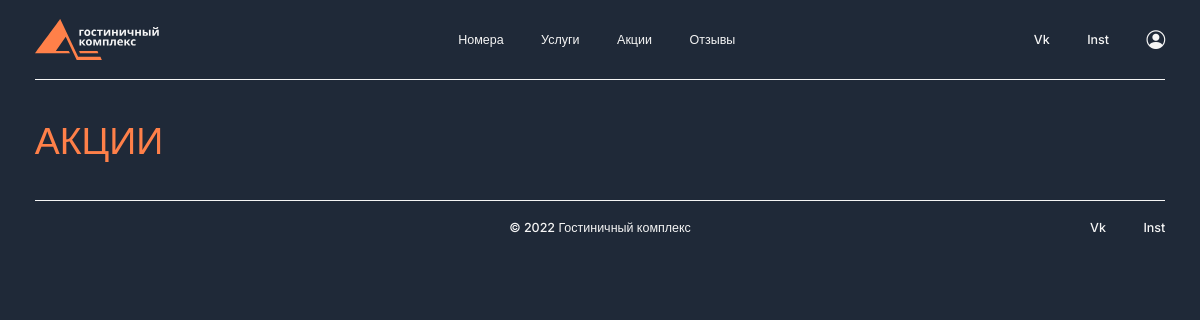
Page /stock/ on the earlier database version.
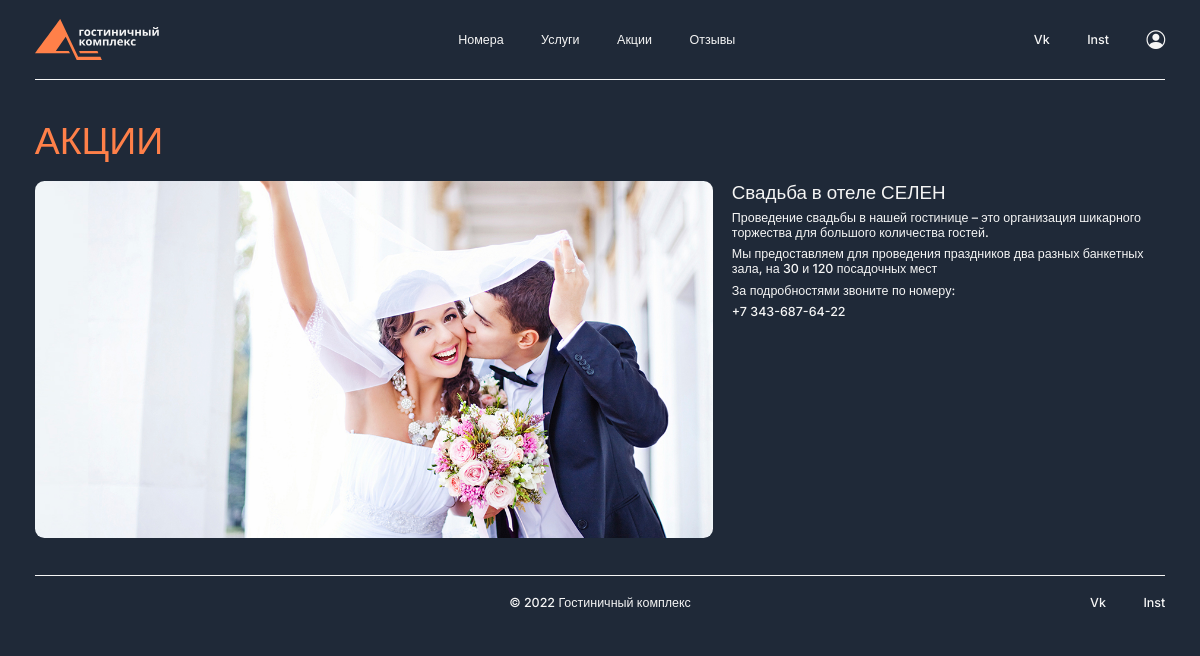
Same page on the later database version.
### hotels/models.py (models this page shows, shortened)
class Stock(models.Model):
    title = models.CharField(max_length=255, verbose_name='заголовок')
    slug = models.SlugField(max_length=50, unique=True, db_index=True, verbose_name="URL")
    content = models.TextField(verbose_name='описание')
    sub_content = models.TextField(verbose_name='доп. описание', blank=True)
    picture = models.ImageField(upload_to="photos/%Y/%m/%d/", verbose_name='картинка')
    additionally = models.TextField(verbose_name='дополнение')
    tel = models.CharField(max_length=255, verbose_name='телефон', blank=True)
    class Meta:
        verbose_name = 'Акции'
        verbose_name_plural = 'Акции'

### hotels/views.py (the view)
# urls.py: path('stock/', stock, name='stock'),
def stock(request):
    stocks = Stock.objects.all()
    context = {
        'stocks': stocks,
        'menu': menu,
        'title': 'Акции'
    }
    return render(request, 'hotels/stock.html', context=context)

### hotels/templates/hotels/stock.html
{% extends "hotels/base.html" %}
{% block content %}
        <section class="hotels indent-1">
            <div class="container-md">
                <h1 class="title h1 indent-2">Акции</h1>
                {% for s in stocks %}
                <div class="wedding indent-2">
                    <div class="wedding__img">
                        <img src="{{ s.picture.url }}" alt="wedding">
                    </div>
                    <div class="about__wedding">
                        <p class="white h2 indent-4">{{ s.title }}</p>
                        <p class="white h3 indent-4">{{ s.content }}</p>
                        <p class="white h3 indent-4">{{ s.sub_content }}</p>
                        <p class="white h3 indent-4">{{ s.additionally }}</p>
                        <p class="white h3 indent-4">{{ s.tel }}</p>
                    </div>
                </div>
                {% endfor %}
            </div>
        </section>
{% endblock %}

Differences in the rows shown:
added Stock: picture (picture), title "Свадьба в отеле СЕЛЕН", content "Проведение свадьбы в нашей гостинице – это организация шикарного торжества для большого количества гостей.", sub_content "Мы предоставляем для проведения праздников два разных банкетных зала, на 30 и 120 посадочных мест", additionally "За подробностями звоните по номеру:", tel "+7 343-687-64-22"
